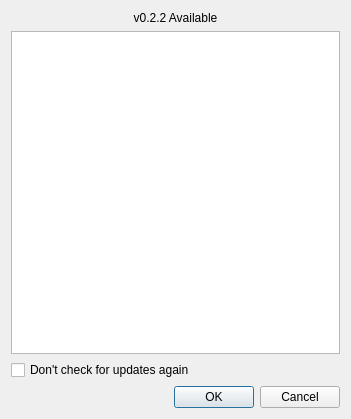
<?xml version="1.0" encoding="UTF-8"?>
<ui version="4.0">
 <class>UpdateDialog</class>
 <widget class="QDialog" name="UpdateDialog">
  <property name="geometry">
   <rect>
    <x>0</x>
    <y>0</y>
    <width>351</width>
    <height>419</height>
   </rect>
  </property>
  <property name="windowTitle">
   <string>A new version is available</string>
  </property>
  <layout class="QVBoxLayout" name="verticalLayout">
   <item>
    <widget class="QLabel" name="label">
     <property name="text">
      <string>v0.2.2 Available</string>
     </property>
     <property name="alignment">
      <set>Qt::AlignCenter</set>
     </property>
    </widget>
   </item>
   <item>
    <widget class="QTextEdit" name="textEdit">
     <property name="lineWrapMode">
      <enum>QTextEdit::NoWrap</enum>
     </property>
     <property name="readOnly">
      <bool>true</bool>
     </property>
    </widget>
   </item>
   <item>
    <widget class="QCheckBox" name="disableUpdateCheckCheckBox">
     <property name="text">
      <string>Don't check for updates again</string>
     </property>
    </widget>
   </item>
   <item>
    <widget class="QDialogButtonBox" name="buttonBox">
     <property name="orientation">
      <enum>Qt::Horizontal</enum>
     </property>
     <property name="standardButtons">
      <set>QDialogButtonBox::Cancel|QDialogButtonBox::Ok</set>
     </property>
    </widget>
   </item>
  </layout>
 </widget>
 <resources/>
 <connections>
  <connection>
   <sender>buttonBox</sender>
   <signal>accepted()</signal>
   <receiver>UpdateDialog</receiver>
   <slot>accept()</slot>
   <hints>
    <hint type="sourcelabel">
     <x>248</x>
     <y>254</y>
    </hint>
    <hint type="destinationlabel">
     <x>157</x>
     <y>274</y>
    </hint>
   </hints>
  </connection>
  <connection>
   <sender>buttonBox</sender>
   <signal>rejected()</signal>
   <receiver>UpdateDialog</receiver>
   <slot>reject()</slot>
   <hints>
    <hint type="sourcelabel">
     <x>316</x>
     <y>260</y>
    </hint>
    <hint type="destinationlabel">
     <x>286</x>
     <y>274</y>
    </hint>
   </hints>
  </connection>
 </connections>
</ui>
